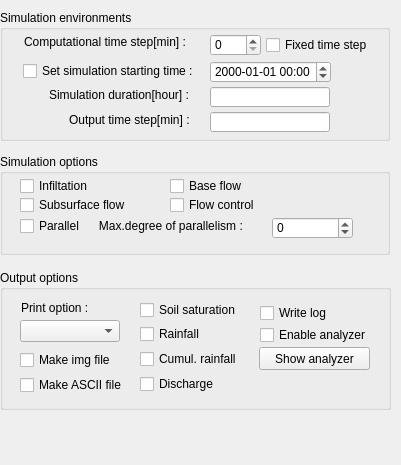
   <widget class="QWidget" name="toolBoxPage1">
    <property name="geometry">
     <rect>
      <x>0</x>
      <y>0</y>
      <width>401</width>
      <height>465</height>
     </rect>
    </property>
    <attribute name="label">
     <string>Simulation</string>
    </attribute>
    <widget class="QGroupBox" name="groupBox_3">
     <property name="geometry">
      <rect>
       <x>0</x>
       <y>10</y>
       <width>390</width>
       <height>131</height>
      </rect>
     </property>
     <property name="title">
      <string>Simulation environments</string>
     </property>
     <widget class="QLabel" name="label_9">
      <property name="geometry">
       <rect>
        <x>24</x>
        <y>24</y>
        <width>181</width>
        <height>16</height>
       </rect>
      </property>
      <property name="text">
       <string>Computational time step[min] :</string>
      </property>
     </widget>
     <widget class="QLabel" name="label_11">
      <property name="geometry">
       <rect>
        <x>49</x>
        <y>77</y>
        <width>160</width>
        <height>16</height>
       </rect>
      </property>
      <property name="text">
       <string>Simulation duration[hour] :</string>
      </property>
     </widget>
     <widget class="QLabel" name="label_12">
      <property name="geometry">
       <rect>
        <x>69</x>
        <y>102</y>
        <width>151</width>
        <height>16</height>
       </rect>
      </property>
      <property name="text">
       <string>Output time step[min] :</string>
      </property>
     </widget>
     <widget class="QLineEdit" name="txtSimulation_duration">
      <property name="geometry">
       <rect>
        <x>210</x>
        <y>77</y>
        <width>120</width>
        <height>20</height>
       </rect>
      </property>
     </widget>
     <widget class="QLineEdit" name="txtOutput_time_step">
      <property name="geometry">
       <rect>
        <x>210</x>
        <y>102</y>
        <width>120</width>
        <height>20</height>
       </rect>
      </property>
     </widget>
     <widget class="QCheckBox" name="chkStartingTime">
      <property name="geometry">
       <rect>
        <x>23</x>
        <y>53</y>
        <width>181</width>
        <height>16</height>
       </rect>
      </property>
      <property name="text">
       <string>Set simulation starting time : </string>
      </property>
     </widget>
     <widget class="QDateTimeEdit" name="dateTimeEdit">
      <property name="enabled">
       <bool>true</bool>
      </property>
      <property name="geometry">
       <rect>
        <x>210</x>
        <y>51</y>
        <width>121</width>
        <height>22</height>
       </rect>
      </property>
      <property name="displayFormat">
       <string>yyyy-MM-dd hh:mm</string>
      </property>
     </widget>
     <widget class="QSpinBox" name="spTimeStep_min">
      <property name="geometry">
       <rect>
        <x>210</x>
        <y>24</y>
        <width>51</width>
        <height>22</height>
       </rect>
      </property>
      <property name="maximum">
       <number>60</number>
      </property>
     </widget>
     <widget class="QCheckBox" name="chkfixeTimeStep">
      <property name="geometry">
       <rect>
        <x>266</x>
        <y>27</y>
        <width>110</width>
        <height>16</height>
       </rect>
      </property>
      <property name="text">
       <string>Fixed time step</string>
      </property>
     </widget>
    </widget>
    <widget class="QGroupBox" name="groupBox_4">
     <property name="geometry">
      <rect>
       <x>0</x>
       <y>154</y>
       <width>390</width>
       <height>101</height>
      </rect>
     </property>
     <property name="title">
      <string>Simulation options</string>
     </property>
     <widget class="QCheckBox" name="chkInfiltration">
      <property name="geometry">
       <rect>
        <x>20</x>
        <y>24</y>
        <width>81</width>
        <height>16</height>
       </rect>
      </property>
      <property name="text">
       <string>Infiltation</string>
      </property>
     </widget>
     <widget class="QCheckBox" name="chkSubsurfaceFlow">
      <property name="geometry">
       <rect>
        <x>20</x>
        <y>43</y>
        <width>121</width>
        <height>16</height>
       </rect>
      </property>
      <property name="text">
       <string>Subsurface flow</string>
      </property>
     </widget>
     <widget class="QCheckBox" name="chkBaseFlow">
      <property name="geometry">
       <rect>
        <x>170</x>
        <y>22</y>
        <width>81</width>
        <height>20</height>
       </rect>
      </property>
      <property name="text">
       <string>Base flow</string>
      </property>
     </widget>
     <widget class="QCheckBox" name="chkFlowControl">
      <property name="geometry">
       <rect>
        <x>170</x>
        <y>43</y>
        <width>101</width>
        <height>16</height>
       </rect>
      </property>
      <property name="text">
       <string>Flow control</string>
      </property>
     </widget>
     <widget class="QCheckBox" name="chkParallel">
      <property name="geometry">
       <rect>
        <x>20</x>
        <y>64</y>
        <width>311</width>
        <height>16</height>
       </rect>
      </property>
      <property name="text">
       <string>Parallel      Max.degree of parallelism : </string>
      </property>
     </widget>
     <widget class="QSpinBox" name="spTimeStep_min_2">
      <property name="geometry">
       <rect>
        <x>272</x>
        <y>63</y>
        <width>81</width>
        <height>22</height>
       </rect>
      </property>
      <property name="minimum">
       <number>-1</number>
      </property>
      <property name="maximum">
       <number>60</number>
      </property>
      <property name="value">
       <number>0</number>
      </property>
     </widget>
    </widget>
    <widget class="QGroupBox" name="groupBox_5">
     <property name="geometry">
      <rect>
       <x>0</x>
       <y>270</y>
       <width>391</width>
       <height>140</height>
      </rect>
     </property>
     <property name="title">
      <string>Output options</string>
     </property>
     <widget class="QCheckBox" name="chksoiSaturation">
      <property name="geometry">
       <rect>
        <x>140</x>
        <y>32</y>
        <width>101</width>
        <height>16</height>
       </rect>
      </property>
      <property name="text">
       <string>Soil saturation</string>
      </property>
     </widget>
     <widget class="QCheckBox" name="chkmakeASC">
      <property name="geometry">
       <rect>
        <x>20</x>
        <y>107</y>
        <width>110</width>
        <height>16</height>
       </rect>
      </property>
      <property name="text">
       <string>Make ASCII file</string>
      </property>
     </widget>
     <widget class="QCheckBox" name="chklog">
      <property name="geometry">
       <rect>
        <x>260</x>
        <y>35</y>
        <width>80</width>
        <height>16</height>
       </rect>
      </property>
      <property name="text">
       <string>Write log</string>
      </property>
     </widget>
     <widget class="QCheckBox" name="chkrfDistFile">
      <property name="geometry">
       <rect>
        <x>140</x>
        <y>56</y>
        <width>80</width>
        <height>16</height>
       </rect>
      </property>
      <property name="text">
       <string>Rainfall</string>
      </property>
     </widget>
     <widget class="QCheckBox" name="chkrfaacDistfile">
      <property name="geometry">
       <rect>
        <x>140</x>
        <y>81</y>
        <width>111</width>
        <height>16</height>
       </rect>
      </property>
      <property name="text">
       <string>Cumul. rainfall</string>
      </property>
     </widget>
     <widget class="QCheckBox" name="chkdischarge">
      <property name="geometry">
       <rect>
        <x>140</x>
        <y>106</y>
        <width>80</width>
        <height>16</height>
       </rect>
      </property>
      <property name="text">
       <string>Discharge</string>
      </property>
     </widget>
     <widget class="QComboBox" name="cmbPrint">
      <property name="geometry">
       <rect>
        <x>20</x>
        <y>50</y>
        <width>100</width>
        <height>22</height>
       </rect>
      </property>
     </widget>
     <widget class="QLabel" name="label_10">
      <property name="geometry">
       <rect>
        <x>21</x>
        <y>30</y>
        <width>71</width>
        <height>16</height>
       </rect>
      </property>
      <property name="text">
       <string>Print option : </string>
      </property>
     </widget>
     <widget class="QPushButton" name="btnShowanalyzer">
      <property name="geometry">
       <rect>
        <x>259</x>
        <y>77</y>
        <width>111</width>
        <height>23</height>
       </rect>
      </property>
      <property name="text">
       <string>Show analyzer</string>
      </property>
     </widget>
     <widget class="QCheckBox" name="chkanalyze">
      <property name="geometry">
       <rect>
        <x>260</x>
        <y>57</y>
        <width>111</width>
        <height>16</height>
       </rect>
      </property>
      <property name="text">
       <string>Enable analyzer</string>
      </property>
     </widget>
     <widget class="QCheckBox" name="chkmakeimage">
      <property name="geometry">
       <rect>
        <x>20</x>
        <y>82</y>
        <width>101</width>
        <height>16</height>
       </rect>
      </property>
      <property name="text">
       <string>Make img file</string>
      </property>
     </widget>
    </widget>
   </widget>
